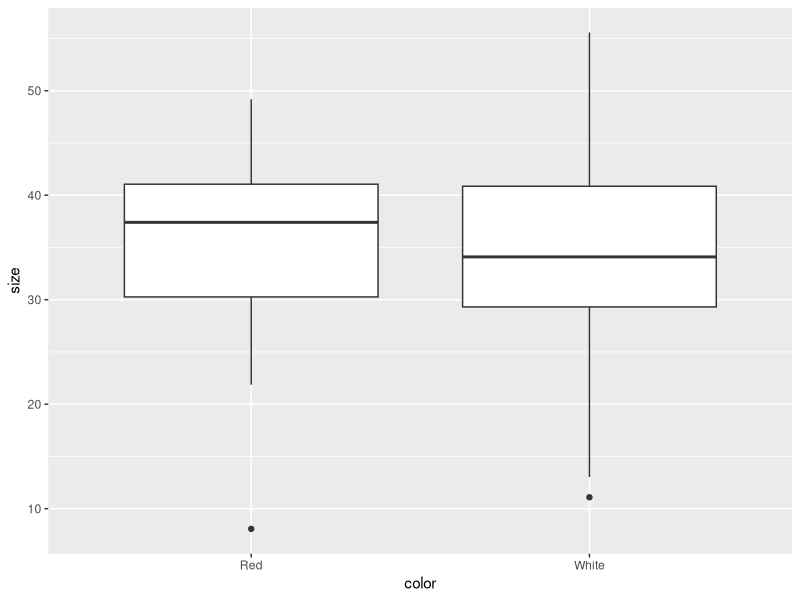
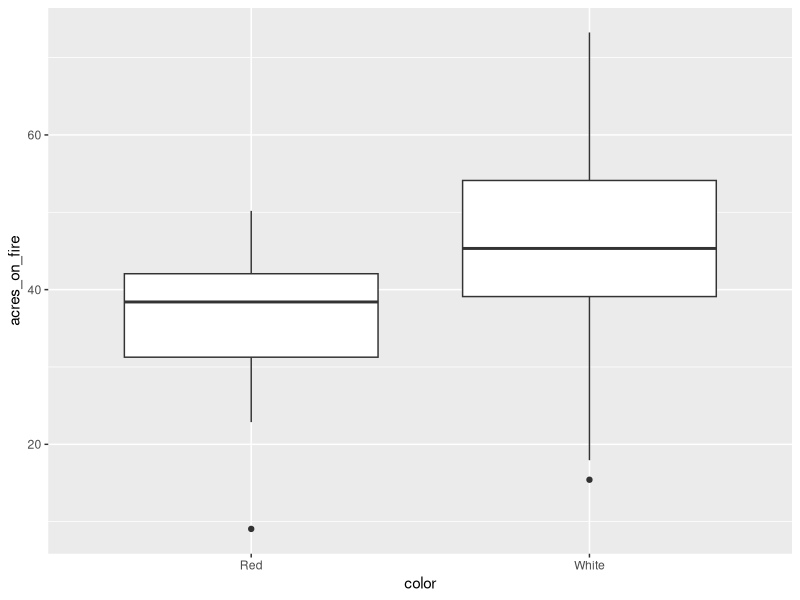
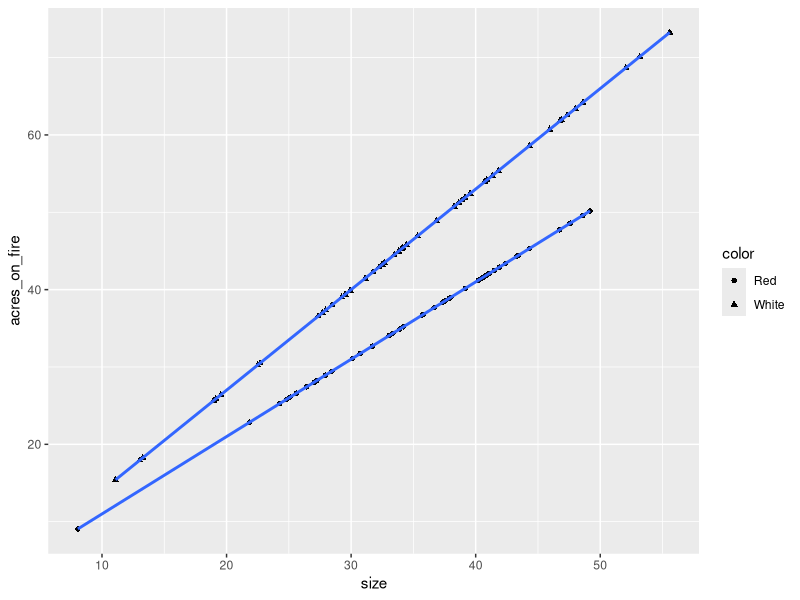
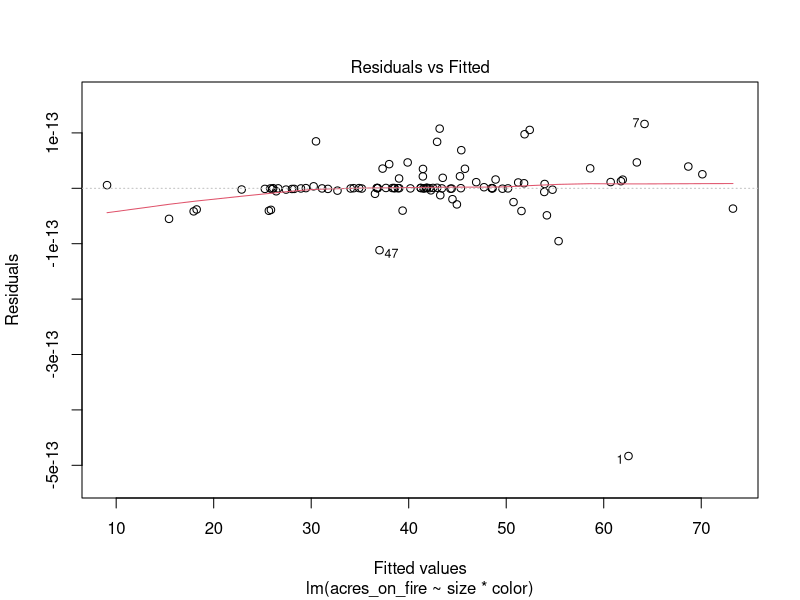
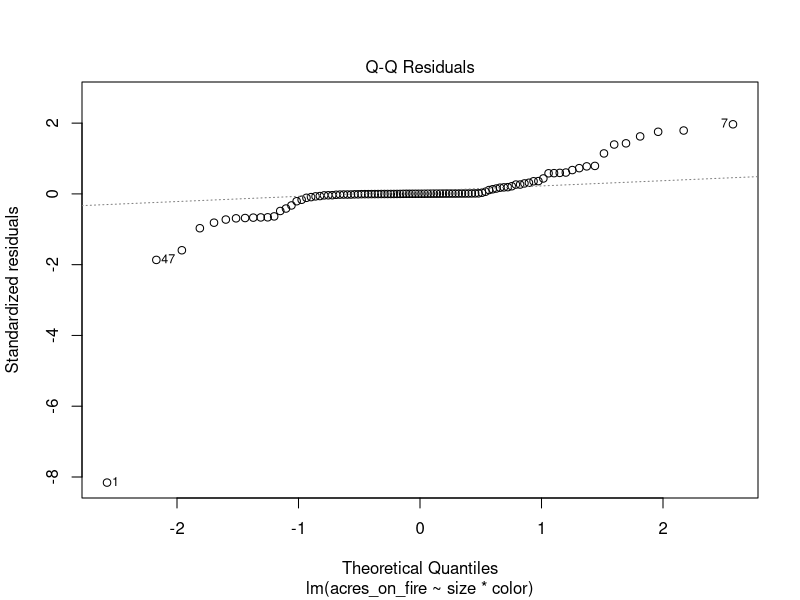
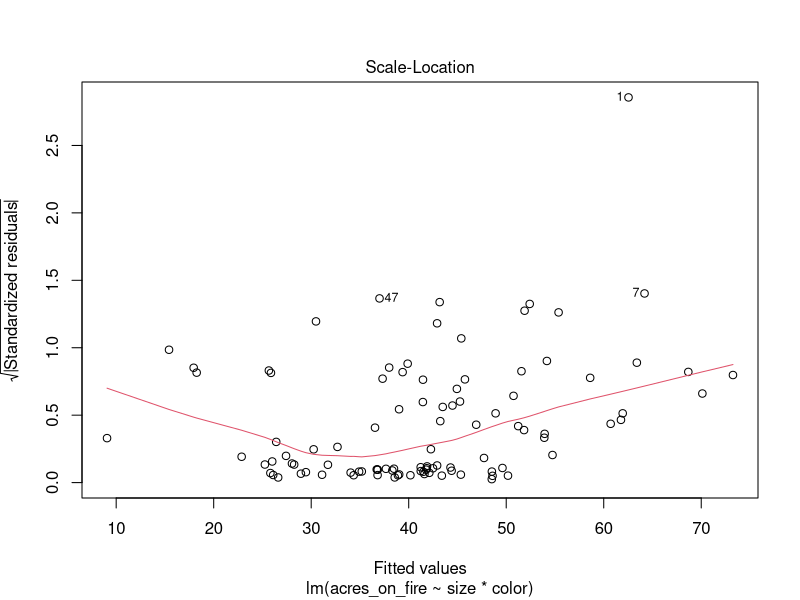
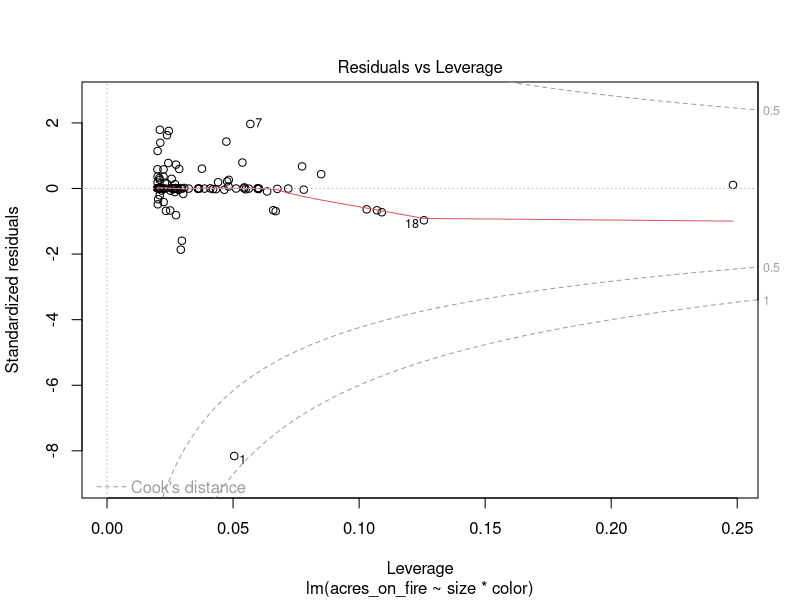

Write R code to recreate these figures, in order.
#### Working through Elizabeth's example data ----

#### load libraries
library(tidyverse)


# Ecological context: King Pendragon is trying to determine which dragons to hunt.
# Red dragons or white dragons, our just hunt based on size
# he needs to know so he can limit damage to the kingdom (acres burned)

# let's read in the data 

dragon_df <- read.csv("elizabeth_data.csv")

#since color is a categorical piece of info, we should save it as a factor instead of a character, right?

dragon_df$color <- as.factor(dragon_df$color)

# let's do a little bit of data exploration before fitting a model

# boxplots are a nice visualization

boxplot1 <- ggplot(data = dragon_df, mapping = aes(x = color, y = size)) +
  geom_boxplot()

boxplot1 # looking at this the dragons seem pretty even in size 

# do they appear to burn different amounts of land?

boxplot2 <- ggplot(data = dragon_df, mapping = aes(x = color, y = acres_on_fire)) +
  geom_boxplot()

boxplot2

# it definitely looks like the white dragons set more land on fire than the red dragons

# we could even do a scatterplot of the data

scatterplot1 <- ggplot(data = dragon_df, mapping = aes(x = size, y = acres_on_fire, shape = color)) +
  geom_point() +
  stat_smooth(method = "lm") #can fit a linear regression line directly in ggplot

scatterplot1

# looking at the scatterplot, it definitely looks like there might be a difference between the two
# categories of dragons (with red ones burning more on average, but acres burned also increasing with size)

# now we can use a linear model to look at the data

mod_dragons <- lm(acres_on_fire ~ size*color, data = dragon_df)
# the multiplication in the formula should count for the interaction effect?

# if I am understanding that correctly, we should also plot this model

plot(mod_dragons)

# let's see a summary of this model

summary(mod_dragons)

# the bottom of the summary is essentially the anova, correct?
# 270 - 272 in Faraway ch 15
# an interaction being significant means you cannot remove that from your model and look at main effects


# interpretation of the ANOVA results!

# Based on the summary of the first model,
# there is a significant interaction between the size and color of the dragon on the 
# number of acres it burns. White dragons tend to be larger and burn more acres than red dragons.
# As dragons get larger, the white dragons cause even more damage than red dragons 
# (compared to the amount of damage done when both are small)
# I would recommend the king focus his hunting efforts mainly on white dragons.